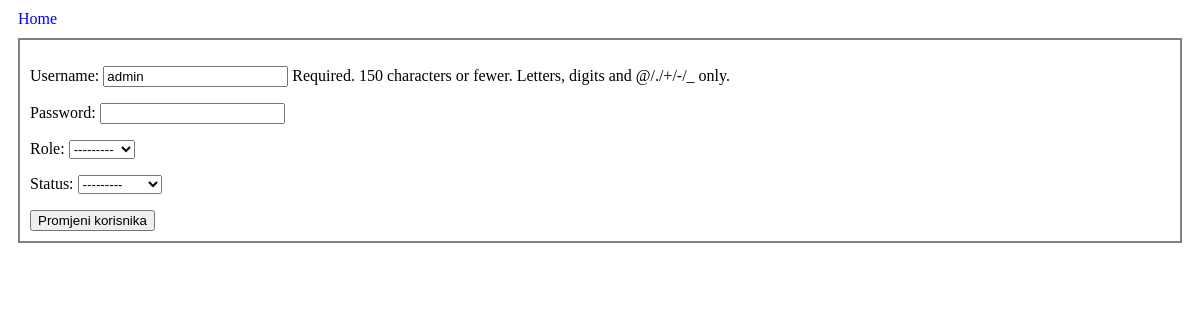
Page /user/1/ (signed in) on the committed database.
### App/models.py (models this page shows)
class korisnici(AbstractUser):
    ROLES = (('men','mentor'),('stu','student'))
    STATUS = (('none', 'None'), ('izv', 'Izvanredni'), ('red', 'Redovni'))
    role = models.CharField(max_length=50,choices=ROLES)
    status = models.CharField(max_length=50,choices=STATUS)

### App/views.py (the view, shortened to what this page needs)
# urls.py: path('user/<int:k_id>/',views.korisnik_promjena,name='korisnik-promjena'),
def korisnik_promjena(request,k_id):
    if not request.user.is_staff:
        return redirect("main")
    korisnik = korisnici.objects.get(pk=k_id)
    korisnik.password= ''
    form = PromjeniKorisnikForm(instance=korisnik)
    return render(request,'promjena-korisnika.html',{'form':form})

### App/forms.py
class PromjeniKorisnikForm(ModelForm):
    class Meta:
        model = korisnici
        fields = ['username','password','role','status']

### App/templates/promjena-korisnika.html (shortened to what this page needs)
{% load static %}
<!DOCTYPE html>
<html lang="en">
<head>
    <link rel="stylesheet" href="{% static 'css/promjena-korisnika.css' %}" />
</head>
<body>
    <a href="/">Home</a>
    <form method="POST">
        {{ form.as_p }}
        <button type="submit">Promjeni korisnika</button>
    </form>
</body>
</html>

### App/static/css/promjena-korisnika.css (style rules this page uses)
a, a:link, a:hover, a:active, a:visited { display: flex; margin: 10px; text-decoration: none; color:blue; }
form { margin: 10px; padding: 10px; border-style: solid; border-width: 2px; border-color: gray; }

### rows in the picture
korisnici: username "admin", role "---------", status "---------"
